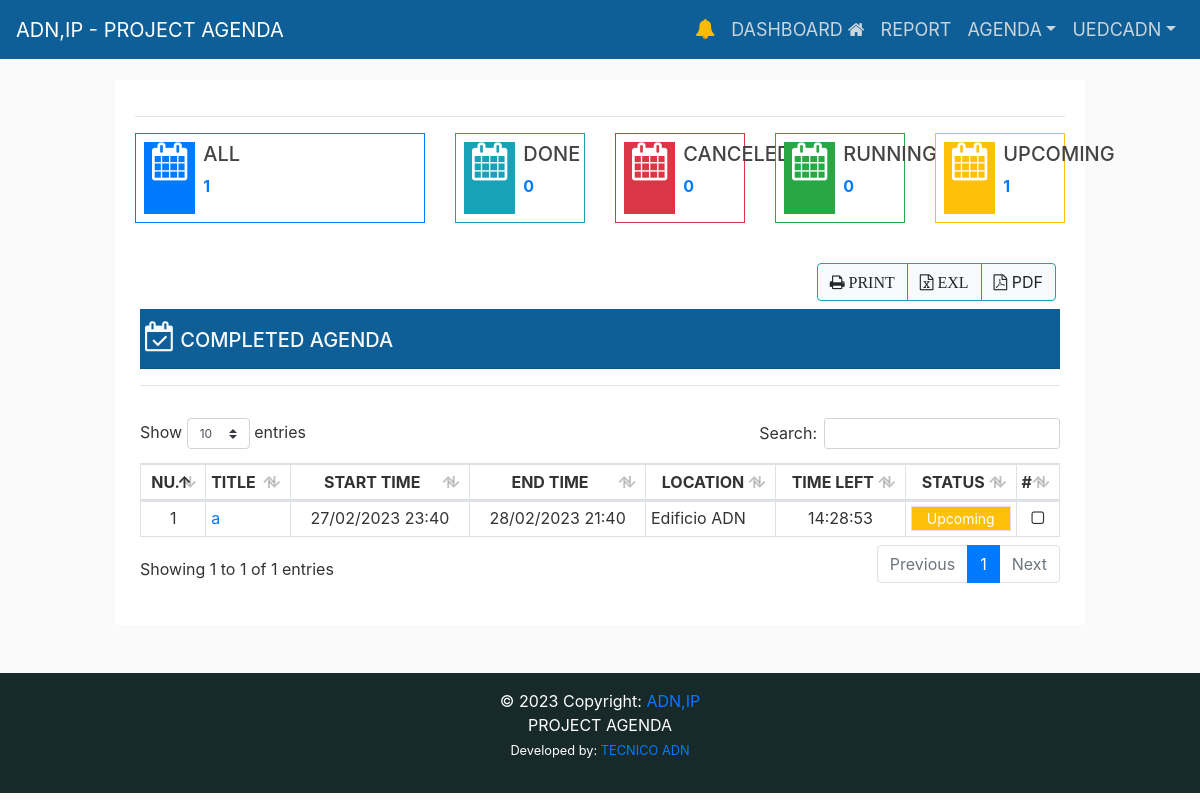
Before: /completed-agenda/ (signed in) with the older database file.
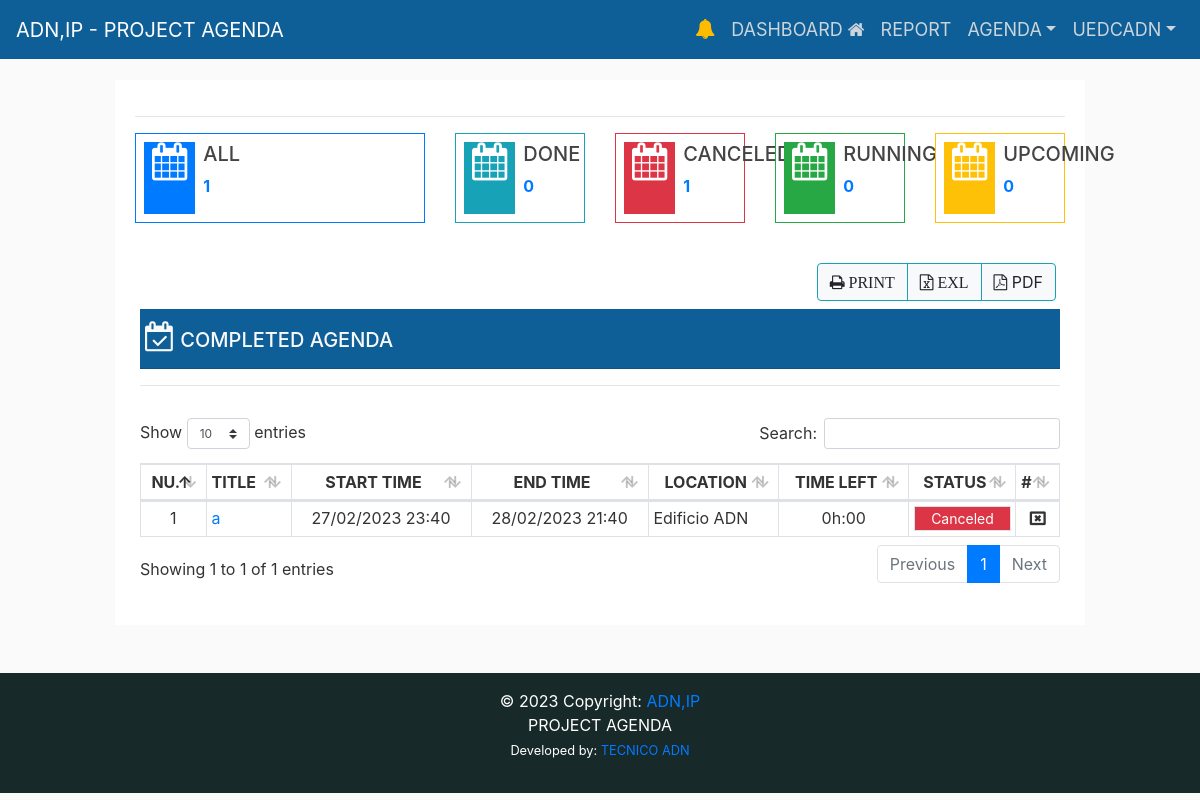
After: the same page with the newer database file.
### eventapps/authentication/models.py (models this page shows)
class User(AbstractUser):
    is_dei = models.BooleanField(default=False, verbose_name='Director')
    is_adj = models.BooleanField(default=False, verbose_name='Adjunto')
    is_uga = models.BooleanField(default=False, verbose_name='UGA')
    is_uap = models.BooleanField(default=False, verbose_name='UAP')
    is_ucvq = models.BooleanField(default=False, verbose_name='UCVQ')
    is_uedc = models.BooleanField(default=False, verbose_name='UEDC')
    is_secretary = models.BooleanField(
        default=False, verbose_name='SECRETARY')
    is_media = models.BooleanField(default=False, verbose_name='MEDIA')

### eventapps/event/models.py (models this page shows, shortened)
class Agenda(models.Model):
    user = models.ForeignKey(
        User, on_delete=models.CASCADE, related_name="agenda")
    title = models.CharField(
        max_length=255, unique=True, verbose_name='Agenda')
    title_slug = models.SlugField(
        max_length=255, null=False, unique=True, verbose_name='Title-Slug')
    catagenda = models.ForeignKey(
        CatAgenda, on_delete=models.CASCADE, related_name="agenda", verbose_name="Category Agenda")
    institution = models.ForeignKey(
        Institution, on_delete=models.CASCADE, related_name="agenda", verbose_name="Institution")
    start_time = models.DateTimeField()
    end_time = models.DateTimeField()
    location = models.CharField(max_length=255, null=False, blank=True)
    observation = models.TextField(null=False, blank=True)
    is_cancel = models.BooleanField(default=False)
    is_active = models.BooleanField(default=True)
    STATUS = (
        ('Pending', 'Pending'),
        ('Read', 'Read'),
    )
    status = models.CharField(max_length=20, choices=STATUS)
    created_at = models.DateTimeField(auto_now_add=True)
    updated_at = models.DateTimeField(auto_now=True)
    class Meta:
        verbose_name_plural = ("Agenda")
        ordering = ('-start_time', )

### eventapps/event/views.py (the view)
# urls.py: path('completed-agenda/', views.completedAgenda_list,
@login_required(login_url="/login/")
def completedAgenda_list(request):
    context = {
    }
    return render(request, 'event/completed_agenda.html', context)

### eventapps/templates/event/completed_agenda.html (shortened to what this page needs)
{% extends "layouts/base.html" %}
{% load static %}
{% load mathfilters %}
{% block content %}
<div class="row d-flex justify-content-center ">
  <div class="col-sm-12">
    <div class="border-info shadow-lg bg-white">
      <div class="card-body">
        <hr />
        <div class="row">
          <div class="col-md-6 col-lg-4">
            <div class="widget-small border border-primary d-flex justify-content-left p-2">
              <i class="icon fa fa fa-calendar fa-2x pl-2 pr-2 bg-primary"
                style="font-size:38px;color:rgb(255, 255, 255)"></i>
              <div class="pl-2">
                <a href="{%url 'completedAgenda_list' %}">
                  <h5>ALL</h5>
                  <p><b>{{ agenda_count }}</b></p>
                </a>
              </div>
            </div>
          </div>
          <div class="col-md-6 col-lg-2">
            <div class="widget-small border border-info d-flex justify-content-left p-2">
              <i class="icon fa fa fa-calendar fa-2x pl-2 pr-2 bg-info"
                style="font-size:38px;color:rgb(255, 255, 255)"></i>
              <div class="pl-2">
                <a href="{%url 'concludedAgenda_list' %}">
                  <h5>DONE</h5>
                  <p><b>{{ concluded_agenda_count }}</b></p>
                </a>
              </div>
            </div>
          </div>
          <div class="col-md-6 col-lg-2">
            <div class="widget-small border border-danger d-flex justify-content-left p-2">
              <i class="icon fa fa fa-calendar fa-2x pl-2 pr-2 bg-danger"
                style="font-size:38px;color:rgb(255, 255, 255)"></i>
              <div class="pl-2">
                <a href="{%url 'canceledAgenda_list' %}">
                  <h5>CANCELED</h5>
                  <p><b>{{ canceled_agenda_count}}</b></p>
                </a>
              </div>
            </div>
          </div>
          <div class="col-md-6 col-lg-2">
            <div class="widget-small border border-success d-flex justify-content-left p-2">
              <i class="icon fa fa-calendar fa-2x pl-2 pr-2 bg-success "
                style="font-size:38px;color:rgb(255, 255, 255)"></i>
              <div class="pl-2">
                <a href="{%url 'runningAgenda_list' %}">
                  <h5>RUNNING</h5>
                  <p><b>{{ running_agenda_count }}</b></p>
                </a>
              </div>
            </div>
          </div>
          <div class="col-md-6 col-lg-2">
            <div class="widget-small border border-warning d-flex justify-content-left p-2">
              <i class="icon fa fa-calendar fa-2x pl-2 pr-2 bg-warning "
                style="font-size:38px;color:rgb(255, 255, 255)"></i>
              <div class="pl-2">
                <a href="{%url 'upcomingAgenda_list' %}">
                  <h5>UPCOMING</h5>
                  <p><b>{{ upcoming_agenda_count }}</b></p>
                </a>
              </div>
            </div>
          </div>
          <div class="col-md-12 pt-3">
            <div class="row">
              <div class="card-body">
                <div class="row flex-row-reverse mr-1 mt-1 mb-2">
                  <div class="btn-group">
                    <a href="{%url 'download_Completed_Agenda_CSV' %}" class="btn btn-light border border-info"><span class="fa fa-print"> PRINT</a>
                    <a href="{%url 'download_Completed_Agenda_CSV' %}" class="btn btn-light border border-info"><span class="fa fa-file-excel-o">
                        EXL</a>
                    <a href="{%url 'download_Completed_Agenda_CSV' %}" class="btn btn-light border border-info"><span
                        class="fa fa-file-pdf-o"></span> PDF</a>
                  </div>
                </div>
                <div class="card-header bg-card pb-2 d-flex justify-content-between">
                  <div class="row flex-row">
                    <h5 class="text-light"><i class="fa fa-calendar-check-o" style="font-size:30px"></i> COMPLETED
                      AGENDA</h5>
                  </div>
                </div>
                <hr>
                <section id='no-more-tables' class="pt-3">
                  <table class="table table-bordered table-sm" id="example" width="100%" cellspacing="0">
                    <thead>
                      <tr>
                        <th class="text-center">NU.</th>
                        <th>TITLE</th>
                        <th class="text-center">START TIME</th>
                        <th class="text-center">END TIME</th>
                        <th class="text-center">LOCATION</th>
                        <th class="text-center">TIME LEFT</th>
                        <th class="text-center">STATUS</th>
                        <th>#</th>
                      </tr>
                    </thead>
                    <tbody>
                      {% for obj in agenda_list_home %}
                      {% if obj.is_cancel == False %}
                      <tr>
                        <td class="text-center">{{ forloop.counter }}</td>
                        {% if obj.start_time > current_datetime %}
                        <td data-title="Title">
                          <a href="{% url 'upcomingAgenda_list_detail' title_slug=obj.title_slug %}"
                            class="float-left">{{obj.title }}</a>
                        </td>
                        <td style="text-align:center;">{{obj.start_time|date:"d/m/Y G:i" }}
                        </td>
                        <td style="text-align:center;">{{ obj.end_time|date:"d/m/Y G:i" }}</td>
                        <td>{{ obj.location }} </td>
                        {% with res=obj.start_time|sub:current_datetime %}
                        <td class='text-center'> {{res}}
                          {% endwith %}
                        </td>
                        <td><button style="font-size:14px;" class="bg-warning text-white border w-100">Upcoming</button>
                        </td>
                        <td class="text-center"><i class="fa fa-square-o"></i></td>
                            {% endif %}
                            {% else%}
                            <td class='text-center'>{{ forloop.counter }}</td>
                            <td data-title="Title">
                              <a href="{% url 'canceledAgenda_list_detail' title_slug=obj.title_slug %}"
                                class="float-left">
                                {{obj.title }}</a>
                            </td>
                            <td style="text-align:center;">{{obj.start_time|date:"d/m/Y G:i" }}
                            </td>
                            <td style="text-align:center;">{{ obj.end_time|date:"d/m/Y G:i" }}</td>
                            <td>{{ obj.location }} </td>
                            <td class='text-center'>0h:00</td>
                            <td data-title="end time">
                              <button style="font-size:14px;" class="bg-danger text-white border w-100">Canceled
                              </button>
                            </td>
                            <td class="text-center"><i class="fa fa-times-rectangle-o"></i>
                            </td>
                            {% endif %}
                      </tr>
                      {% endfor %}
                    </tbody>
                  </table>
                </section>
              </div>
            </div>
          </div>
        </div>
      </div>
    </div>
  </div>
  {% endblock %}

### eventapps/templates/layouts/base.html (shortened to what this page needs)
{% load static %}
<!DOCTYPE html>
<html lang="en">
<head>
    <link rel="stylesheet" href="{% static 'main/css/bootstrap.min.css' %}">
    <link rel="stylesheet" href="{% static 'main/font-awesome/css/font-awesome.min.css' %}">
    <link href="{% static 'main/css/main.css' %}" rel="stylesheet">
</head>
<body>
    {% include 'includes/navigation.html' %}
    <main role="main" class="container-fluid">
        <div class="row d-flex justify-content-center">
            <div class="col-md-10">
                {% block content %}
                {% endblock %}
            </div>
        </div>
    </main>
    <footer class="page-footer font-small bg-footer mt-5">
        <div class="footer-copyright text-center py-3">© 2023 Copyright:
            <a href="http://adn.gov.tl"> ADN,IP</a>
            <p>PROJECT AGENDA
                <br /><small>
                    Developed by:
                    <a href="#" target="_blank">TECNICO ADN</a>
                </small>
            </p>
        </div>
    </footer>
    <link href="{% static 'main/datatables/css/dataTables.bootstrap4.min.css' %}" rel="stylesheet" type="text/css" />
</body>
</html>

### eventapps/templates/includes/navigation.html (shortened to what this page needs)
{% load static %}
<header class="site-header fixed-top">
    <nav class="navbar navbar-expand-md navbar-dark bg-card">
        <a class="navbar-brand ps-2" href="{%url 'home' %}">
            ADN,IP - PROJECT AGENDA </a>
        {% if user.is_authenticated %}
        <div class="collapse navbar-collapse" id="navbarsExampleDefault">
            <ul class="navbar-nav ml-auto">
                {% if pending_upcoming.count != 0 %}
                <li class="nav-item"><a class="nav-link" href="{% url 'upcomingAgenda_read' %}">
                        <i class='fa fa-bell' style='font-size:20px; color:rgb(255, 187, 0)'></i>
                        {% if pending_upcoming.count != 0 %}
                        <span class="ag">{{ pending_upcoming.count }}</span>
                        {% endif %}
                    </a>
                </li>
                {% else %}
                <li class="nav-item"><a class="nav-link" href="#">
                        <i class='fa fa-bell' style='font-size:20px; color:rgb(255, 187, 0)'></i>
                    </a>
                </li>
                {% endif %}
                <li class="nav-item"><a class="nav-link" href="{% url 'home' %}">DASHBOARD <i
                            class="fa fa-home"></i></a>
                </li>
                <li class="nav-item"><a class="nav-link" href="#">REPORT </a>
                </li>
                {% if user.groups.all.0.name == 'admin' %}
                <li class="nav-item"><a class="nav-link" href="{% url 'institution_list' %}">INSTITUTION</a>
                </li>
                <li class="nav-item dropdown">
                    <a class="nav-link dropdown-toggle" href="#" id="profile" data-toggle="dropdown"
                        aria-haspopup="true" aria-expanded="false">EVENT</a>
                    <div class="dropdown-menu" aria-labelledby="profile">
                        <a class="dropdown-item" href="{% url 'agenda_list' %}"><i class="fa fa-calendar"
                                aria-hidden="true"></i> Agenda
                        </a>
                        <a class="dropdown-item" href="{% url 'informative_list' %}"><i class="fa fa-calendar"
                                aria-hidden="true"></i>
                            Informative
                            Note</a>
                        <a class="dropdown-item" href="{% url 'requestedagenda_list' %}"><i class="fa fa-calendar"
                                aria-hidden="true"></i>
                            Request Agenda</a>
                    </div>
                </li>
                {% elif user.groups.all.0.name == 'gp_cord' %}
                <li class="nav-item dropdown">
                    <a class="nav-link dropdown-toggle" href="#" id="profile" data-toggle="dropdown"
                        aria-haspopup="true" aria-expanded="false">AGENDA</a>
                </li>
                {% endif %}
                <li class="nav-item dropdown">
                    <a class="nav-link dropdown-toggle" href="#" id="profile" data-toggle="dropdown"
                        aria-haspopup="true" aria-expanded="false">{{ request.user.username|upper }}</a>
                </li>
            </ul>
        </div>
        {% endif %}
    </nav>
</header>

### eventapps/static/main/css/main.css (style rules this page uses)
body { background: #fafafa; color: #333333; margin-top: 5rem; }
h1, h2, h3, h4, h5, h6 { color: #444444; }
.bg-card { background-color: #0e5e97; color: white; font-size: large; }
.site-header .navbar-nav { color: #cbd5db; }
.site-header .navbar-nav .nav-link { color: #cbd5db; padding-right: .5rem !important; padding-left: .5rem !important; }
.bg-footer { background-color: #182929; color: white; }

Changed rows visible on the page:
changed Agenda "Edificio ADN": obj "14:28:53" → (not shown); is_cancel "Upcoming" → "0h:00 Canceled"
Other visible differences:
{{ canceled_agenda_count }}: "0" → "1"
{{ upcoming_agenda_count }}: "1" → "0"
